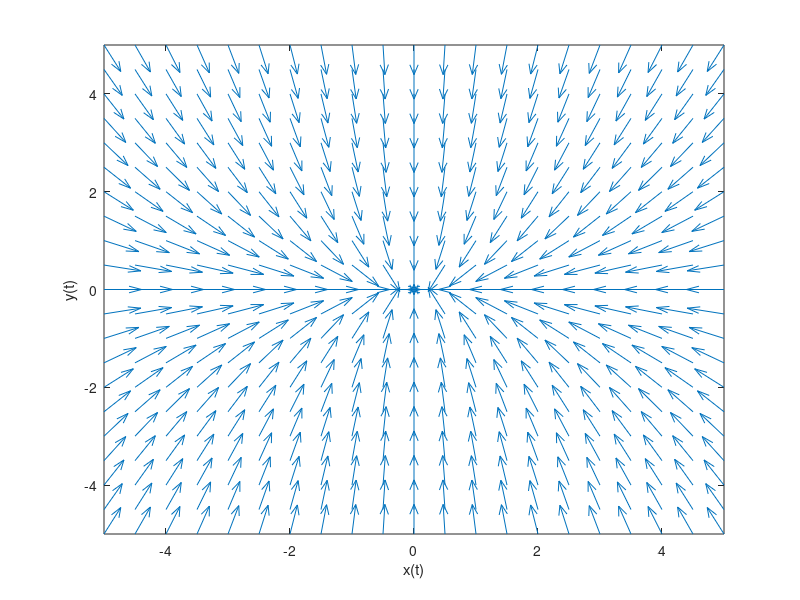

MATLAB code for this plot: (Note: this script raises an error after producing the figure.)
%(3)
global a b c d
A=[-1 0; 0 -2];

[v,l] = eig(A);
disp(sprintf('The first eigenvector is (%0.4f,%0.4f) with eigenvalue %0.4f', v(1,1), ...
v(2,1), num2str(l(1,1))));
disp(sprintf('The second eigenvector is (%0.4f,%0.4f) with eigenvalue %0.4f', v(1,2), ...
v(2,2), num2str(l(2,2))));
 a = A(1,1);
 b = A(1,2);
 c = A(2,1);
 d = A(2,2);
 [x, y] = meshgrid(-5:0.5:5, -5:0.5:5);
 dx = a*x + b*y;
 dy = c*x + d*y;
 r = (dx.^2 + dy.^2).^0.5;
 dx = dx ./ r;
 dy = dy ./ r;

 quiver(x,y,dx,dy); hold on;
 xlabel('x(t)')
 ylabel('y(t)')
 axis([-5,5,-5,5])
 [t, e] = ode45(@updater, [0 50], [-4.123, 2.83]);
 plot(e(:,1),e(:,2),'-r', 'LineWidth', 3)
 [t, e] = ode45(@updater, [0 50], [-4,-5]);
 plot(e(:,1),e(:,2),'-g', 'LineWidth', 3);
 [t, e] = ode45(@updater, [0 50], [5, -4]);
 plot(e(:,1),e(:,2),'-b', 'LineWidth', 3);
 [t, e] = ode45(@updater, [0 50], [4,5]);
 plot(e(:,1),e(:,2),'-k', 'LineWidth', 3);
 [t, e] = ode45(@updater, [0 50], [-1,-4.5]);
 plot(e(:,1),e(:,2),'-m', 'LineWidth', 3);